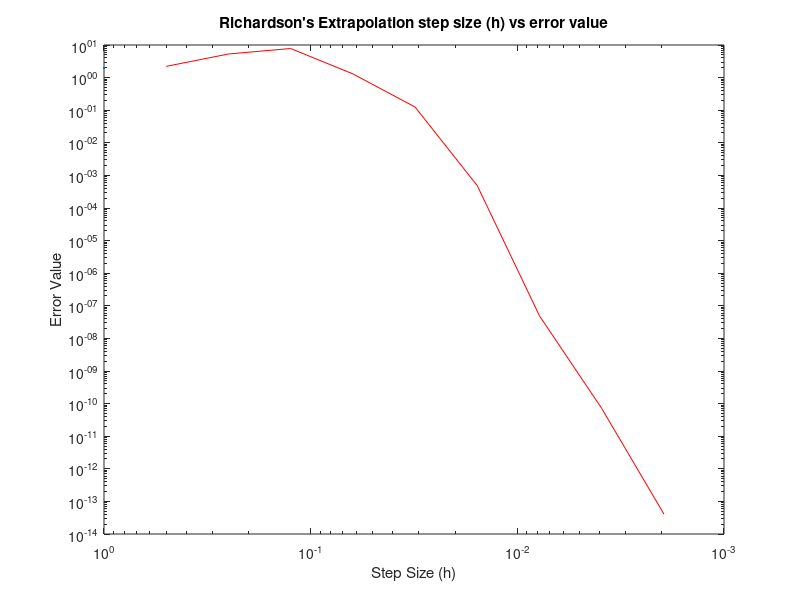

Here is the MATLAB script that generated this plot:
clc; clear; close all;
f = @(x) sin(x.^3 - 7*x.^2 + 6*x + 8);
point = (1 - sqrt(5))/2;

delta = 1e-13;     % absolute error tolerance
toler = 1e-13;     % relative error tolerance

err = 1;
relerr = 1;
h = 1;
j = 1;
D = zeros(12,12);
H = zeros(1, 12);
Err = zeros(1, 12);

D(1,1) = (f(point + h) - f(point - h)) / (2*h);

% Richardson loop
while relerr > toler && err > delta && j < 12
    h = h/2;
    D(j+1,1) = (f(point + h) - f(point - h)) / (2*h);

    for k = 1:j
        D(j+1,k+1) = D(j+1,k) + (D(j+1,k) - D(j,k)) / (4^k - 1);
    end

    err = abs(D(j+1,j+1) - D(j,j));
    relerr = (2*err) / (abs(D(j+1,j+1)) + abs(D(j,j)) + eps);
    H(j) = h;
    Err(j) = err;
    j = j + 1;
end

fprintf('Approximate derivative = %.13f\n', D(j-1,j-1));
fprintf('Absolute error = %.2e\n', err);
fprintf('Relative error = %.2e\n', relerr);
loglog(H, Err, "r", LineWidth=2);
set(gca, "XDir", "reverse");
title("Richardson's Extrapolation step size (h) vs error value");
xlabel("Step Size (h)");
ylabel("Error Value");